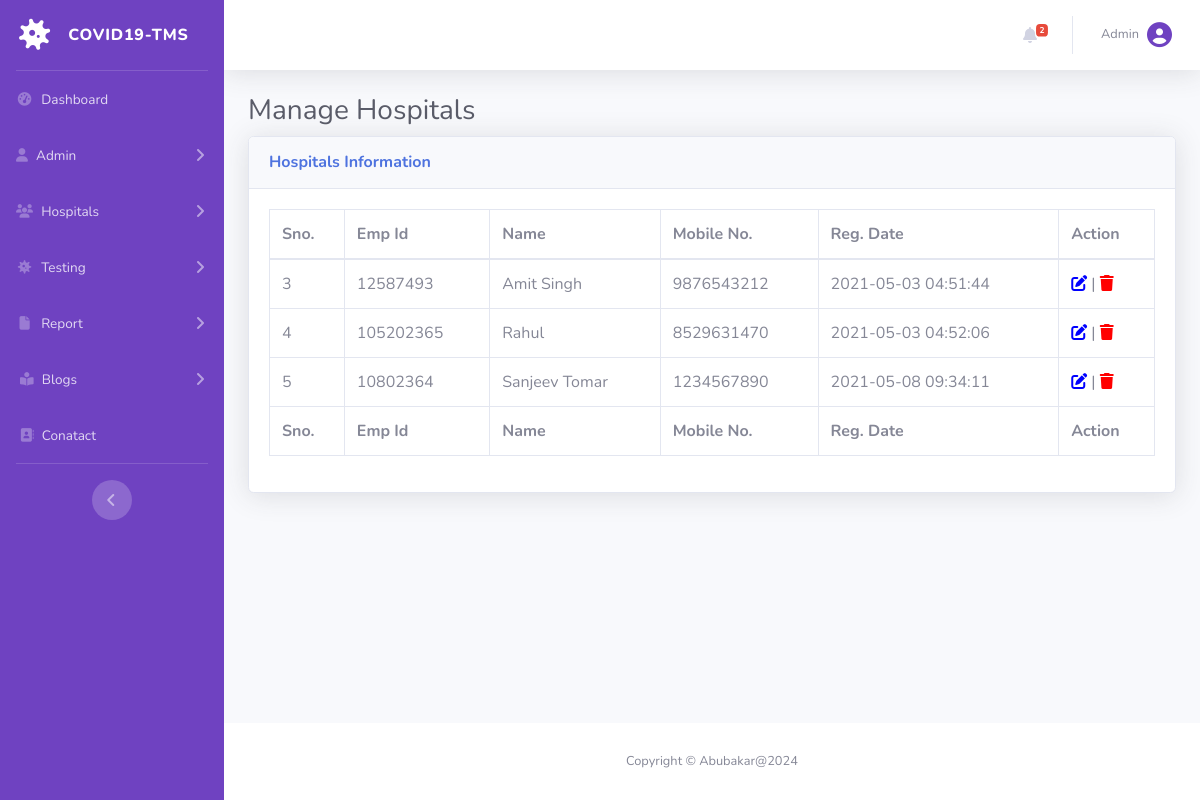
/covid-tms/manage-phlebotomist.php (signed in), run on an earlier commit of the app's database.
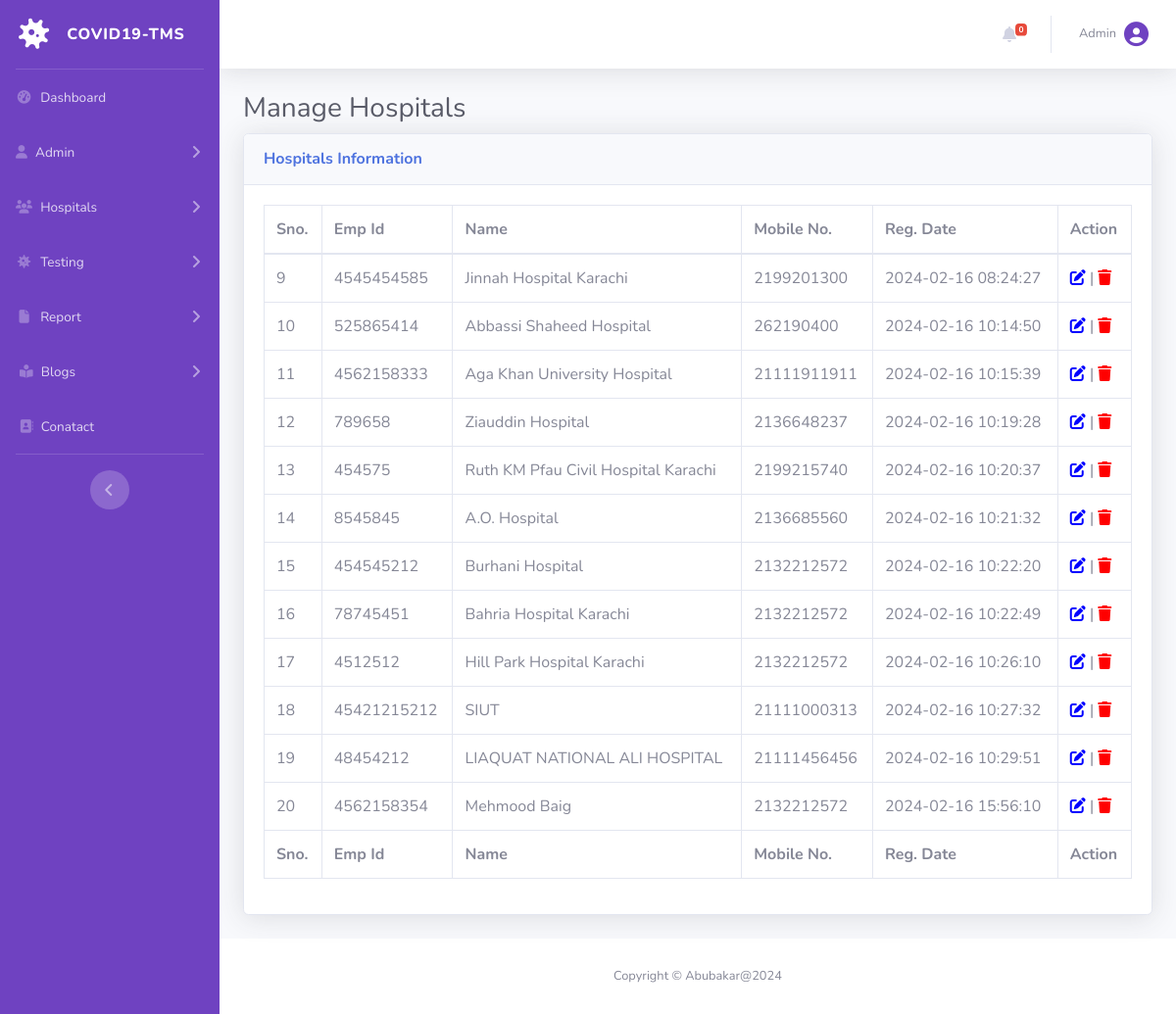
And on a later commit of the database.
### tables this page shows
CREATE TABLE `tblphlebotomist` (
  `id` int(11) NOT NULL,
  `EmpID` varchar(100) DEFAULT NULL,
  `FullName` varchar(120) DEFAULT NULL,
  `MobileNumber` bigint(12) DEFAULT NULL,
  `RegDate` timestamp NULL DEFAULT current_timestamp()
);

### covid-tms/manage-phlebotomist.php (the view, shortened to what the changed rows need)
<?php session_start();
include_once('includes/config.php');
if (strlen($_SESSION['aid'] == 0)) {
    header('location:logout.php');
} else {
?>
    <!DOCTYPE html>
    <html lang="en">
    <head>
        <link href="vendor/fontawesome-free/css/all.min.css" rel="stylesheet" type="text/css">
        <link href="css/sb-admin-2.min.css" rel="stylesheet">
        <link href="vendor/datatables/dataTables.bootstrap4.min.css" rel="stylesheet">
    </head>
    <body id="page-top">
        <div id="wrapper">
            <?php include_once('includes/sidebar.php'); ?>
            <div id="content-wrapper" class="d-flex flex-column">
                <div id="content">
                    <?php include_once('includes/topbar.php'); ?>
                    <div class="container-fluid">
                        <h1 class="h3 mb-2 text-gray-800">Manage Hospitals</h1>
                        <div class="card shadow mb-4">
                            <div class="card-body">
                                <div class="table-responsive">
                                    <table class="table table-bordered" id="dataTable" width="100%" cellspacing="0">
                                        <thead>
                                            <tr>
                                                <th>Sno.</th>
                                                <th>Emp Id</th>
                                                <th>Name</th>
                                                <th>Mobile No.</th>
                                                <th>Reg. Date</th>
                                                <th>Action</th>
                                            </tr>
                                        </thead>
                                        <tfoot>
                                            <tr>
                                                <th>Sno.</th>
                                                <th>Emp Id</th>
                                                <th>Name</th>
                                                <th>Mobile No.</th>
                                                <th>Reg. Date</th>
                                                <th>Action</th>
                                            </tr>
                                        </tfoot>
                                        <tbody>
                                            <?php $query = mysqli_query($con, "select * from tblphlebotomist");
                                            while ($row = mysqli_fetch_array($query)) {
                                            ?>
                                                <tr>
                                                    <td><?php echo $row['id']; ?></td>
                                                    <td><?php echo $row['EmpID']; ?></td>
                                                    <td><?php echo $row['FullName']; ?></td>
                                                    <td><?php echo $row['MobileNumber']; ?></td>
                                                    <td><?php echo $row['RegDate']; ?></td>
                                                    <td>
                                                        <a href="edit-phlebotomist.php?pid=<?php echo $row['id']; ?>"><i class="fas fa-edit" style="color:blue"></i></a> |
                                                        <a href="manage-phlebotomist.php?pid=<?php echo $row['id']; ?>&&action=delete" onclick="return confirm('Do you really want to delete this record?');"><i class="fa fa-trash" aria-hidden="true" style="color:red" title="Delete this record"></i></a>
                                                    </td>
                                                </tr>
                                            <?php } ?>
                                        </tbody>
                                    </table>
                                </div>
                            </div>
                        </div>
                    </div>
                </div>
            </div>
        </div>
    </body>
    </html>
<?php } ?>

### covid-tms/includes/topbar.php (shortened to what the changed rows need)
      <nav class="navbar navbar-expand navbar-light bg-white topbar mb-4 static-top shadow">
            <?php if($_SESSION['aid']):?>
                    <ul class="navbar-nav ml-auto">
<?php $query=mysqli_query($con,"select * from tbltestrecord where ReportStatus is null");
$count=mysqli_num_rows($query);
?>
                        <li class="nav-item dropdown no-arrow mx-1">
                            <a class="nav-link dropdown-toggle" href="#" id="alertsDropdown" role="button"
                                data-toggle="dropdown" aria-haspopup="true" aria-expanded="false">
                                <i class="fas fa-bell fa-fw"></i>
                                <span class="badge badge-danger badge-counter"><?php echo $count;?></span>
                            </a>
                        </li>
                        <li class="nav-item dropdown no-arrow">
                            <a class="nav-link dropdown-toggle" href="#" id="userDropdown" role="button"
                                data-toggle="dropdown" aria-haspopup="true" aria-expanded="false">
                <?php
$adid=$_SESSION['aid'];
$ret1=mysqli_query($con,"select AdminName from tbladmin where ID='$adid'");
while($row1=mysqli_fetch_array($ret1)){
?>
                                <span class="mr-2 d-none d-lg-inline text-gray-600 small"><?php  echo $row1['AdminName'];?></span>
                           <?php } ?>
                           <i class="fa-solid fa-circle-user" style="font-size:25px; color:#6f42c1;"></i>
                        </a>
                        </li>
                    </ul>
                <?php endif;?>
                </nav>

What changed in the data, as far as the page shows it:
removed tblphlebotomist: id "3", EmpID "12587493", FullName "Amit Singh", MobileNumber "9876543212", RegDate "2021-05-03 04:51:44"
removed tblphlebotomist: id "4", EmpID "105202365", FullName "Rahul", MobileNumber "8529631470", RegDate "2021-05-03 04:52:06"
removed tblphlebotomist: id "5", EmpID "10802364", FullName "Sanjeev Tomar", MobileNumber "1234567890", RegDate "2021-05-08 09:34:11"
added tblphlebotomist: id "9", EmpID "4545454585", FullName "Jinnah Hospital Karachi", MobileNumber "2199201300", RegDate "2024-02-16 08:24:27"
added tblphlebotomist: id "10", EmpID "525865414", FullName "Abbassi Shaheed Hospital", MobileNumber "262190400", RegDate "2024-02-16 10:14:50"
added tblphlebotomist: id "11", EmpID "4562158333", FullName "Aga Khan University Hospital", MobileNumber "21111911911", RegDate "2024-02-16 10:15:39"
added tblphlebotomist: id "12", EmpID "789658", FullName "Ziauddin Hospital", MobileNumber "2136648237", RegDate "2024-02-16 10:19:28"
added tblphlebotomist: id "13", EmpID "454575", FullName "Ruth KM Pfau Civil Hospital Karachi", MobileNumber "2199215740", RegDate "2024-02-16 10:20:37"
added tblphlebotomist: id "14", EmpID "8545845", FullName "A.O. Hospital", MobileNumber "2136685560", RegDate "2024-02-16 10:21:32"
added tblphlebotomist: id "15", EmpID "454545212", FullName "Burhani Hospital", MobileNumber "2132212572", RegDate "2024-02-16 10:22:20"
added tblphlebotomist: id "16", EmpID "78745451", FullName "Bahria Hospital Karachi", MobileNumber "2132212572", RegDate "2024-02-16 10:22:49"
added tblphlebotomist: id "17", EmpID "4512512", FullName "Hill Park Hospital Karachi", MobileNumber "2132212572", RegDate "2024-02-16 10:26:10"
added tblphlebotomist: id "18", EmpID "45421215212", FullName "SIUT", MobileNumber "21111000313", RegDate "2024-02-16 10:27:32"
added tblphlebotomist: id "19", EmpID "48454212", FullName "LIAQUAT NATIONAL ALI HOSPITAL", MobileNumber "21111456456", RegDate "2024-02-16 10:29:51"
added tblphlebotomist: id "20", EmpID "4562158354", FullName "Mehmood Baig", MobileNumber "2132212572", RegDate "2024-02-16 15:56:10"
Also different on the page:
$count: "2" → "0"
